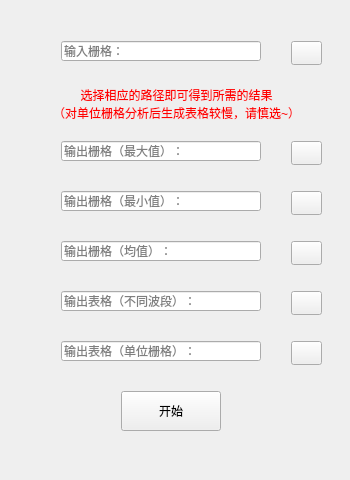
<?xml version="1.0" encoding="UTF-8"?>
<ui version="4.0">
 <class>RasterNeighborhoodStatisticsClass</class>
 <widget class="QWidget" name="RasterNeighborhoodStatisticsClass">
  <property name="geometry">
   <rect>
    <x>0</x>
    <y>0</y>
    <width>350</width>
    <height>480</height>
   </rect>
  </property>
  <property name="windowTitle">
   <string>RasterNeighborhoodStatistics</string>
  </property>
  <layout class="QHBoxLayout" name="horizontalLayout">
   <item>
    <widget class="QWidget" name="widget" native="true">
     <widget class="QLineEdit" name="lineEditGrid">
      <property name="geometry">
       <rect>
        <x>50</x>
        <y>30</y>
        <width>200</width>
        <height>20</height>
       </rect>
      </property>
      <property name="readOnly">
       <bool>true</bool>
      </property>
      <property name="placeholderText">
       <string>输入栅格：</string>
      </property>
     </widget>
     <widget class="QPushButton" name="openFile">
      <property name="geometry">
       <rect>
        <x>280</x>
        <y>30</y>
        <width>31</width>
        <height>24</height>
       </rect>
      </property>
      <property name="text">
       <string/>
      </property>
      <property name="icon">
       <iconset resource="login.qrc">
        <normaloff>:/login/res/openFile.png</normaloff>:/login/res/openFile.png</iconset>
      </property>
     </widget>
     <widget class="QPushButton" name="begin">
      <property name="geometry">
       <rect>
        <x>110</x>
        <y>380</y>
        <width>100</width>
        <height>40</height>
       </rect>
      </property>
      <property name="text">
       <string>开始</string>
      </property>
     </widget>
     <widget class="QLineEdit" name="lineEditWholeCSVResult">
      <property name="geometry">
       <rect>
        <x>50</x>
        <y>280</y>
        <width>200</width>
        <height>20</height>
       </rect>
      </property>
      <property name="readOnly">
       <bool>true</bool>
      </property>
      <property name="placeholderText">
       <string>输出表格（不同波段）：</string>
      </property>
     </widget>
     <widget class="QPushButton" name="saveMaxFile">
      <property name="geometry">
       <rect>
        <x>280</x>
        <y>130</y>
        <width>31</width>
        <height>24</height>
       </rect>
      </property>
      <property name="text">
       <string/>
      </property>
      <property name="icon">
       <iconset resource="login.qrc">
        <normaloff>:/login/res/saveFile.png</normaloff>:/login/res/saveFile.png</iconset>
      </property>
     </widget>
     <widget class="QLineEdit" name="lineEditMaxResult">
      <property name="geometry">
       <rect>
        <x>50</x>
        <y>130</y>
        <width>200</width>
        <height>20</height>
       </rect>
      </property>
      <property name="readOnly">
       <bool>true</bool>
      </property>
      <property name="placeholderText">
       <string>输出栅格（最大值）：</string>
      </property>
     </widget>
     <widget class="QLineEdit" name="lineEditMeanResult">
      <property name="geometry">
       <rect>
        <x>50</x>
        <y>230</y>
        <width>200</width>
        <height>20</height>
       </rect>
      </property>
      <property name="readOnly">
       <bool>true</bool>
      </property>
      <property name="placeholderText">
       <string>输出栅格（均值）：</string>
      </property>
     </widget>
     <widget class="QLineEdit" name="lineEditMinResult">
      <property name="geometry">
       <rect>
        <x>50</x>
        <y>180</y>
        <width>200</width>
        <height>20</height>
       </rect>
      </property>
      <property name="readOnly">
       <bool>true</bool>
      </property>
      <property name="placeholderText">
       <string>输出栅格（最小值）：</string>
      </property>
     </widget>
     <widget class="QPushButton" name="saveMinFile">
      <property name="geometry">
       <rect>
        <x>280</x>
        <y>180</y>
        <width>31</width>
        <height>24</height>
       </rect>
      </property>
      <property name="text">
       <string/>
      </property>
      <property name="icon">
       <iconset resource="login.qrc">
        <normaloff>:/login/res/saveFile.png</normaloff>:/login/res/saveFile.png</iconset>
      </property>
     </widget>
     <widget class="QPushButton" name="saveMeanFile">
      <property name="geometry">
       <rect>
        <x>280</x>
        <y>230</y>
        <width>31</width>
        <height>24</height>
       </rect>
      </property>
      <property name="text">
       <string/>
      </property>
      <property name="icon">
       <iconset resource="login.qrc">
        <normaloff>:/login/res/saveFile.png</normaloff>:/login/res/saveFile.png</iconset>
      </property>
     </widget>
     <widget class="QPushButton" name="saveWholeCSVFile">
      <property name="geometry">
       <rect>
        <x>280</x>
        <y>280</y>
        <width>31</width>
        <height>24</height>
       </rect>
      </property>
      <property name="text">
       <string/>
      </property>
      <property name="icon">
       <iconset resource="login.qrc">
        <normaloff>:/login/res/saveFile.png</normaloff>:/login/res/saveFile.png</iconset>
      </property>
     </widget>
     <widget class="QTextEdit" name="textEdit">
      <property name="geometry">
       <rect>
        <x>30</x>
        <y>70</y>
        <width>271</width>
        <height>51</height>
       </rect>
      </property>
      <property name="styleSheet">
       <string notr="true">background-color: transparent;</string>
      </property>
      <property name="readOnly">
       <bool>true</bool>
      </property>
      <property name="html">
       <string>&lt;!DOCTYPE HTML PUBLIC &quot;-//W3C//DTD HTML 4.0//EN&quot; &quot;http://www.w3.org/TR/REC-html40/strict.dtd&quot;&gt;
&lt;html&gt;&lt;head&gt;&lt;meta name=&quot;qrichtext&quot; content=&quot;1&quot; /&gt;&lt;meta charset=&quot;utf-8&quot; /&gt;&lt;style type=&quot;text/css&quot;&gt;
p, li { white-space: pre-wrap; }
hr { height: 1px; border-width: 0; }
li.unchecked::marker { content: &quot;\2610&quot;; }
li.checked::marker { content: &quot;\2612&quot;; }
&lt;/style&gt;&lt;/head&gt;&lt;body style=&quot; font-family:'Microsoft YaHei UI'; font-size:9pt; font-weight:400; font-style:normal;&quot;&gt;
&lt;p align=&quot;center&quot; style=&quot; margin-top:0px; margin-bottom:0px; margin-left:0px; margin-right:0px; -qt-block-indent:0; text-indent:0px;&quot;&gt;&lt;span style=&quot; color:#ff0000;&quot;&gt;选择相应的路径即可得到所需的结果&lt;/span&gt;&lt;/p&gt;
&lt;p align=&quot;center&quot; style=&quot; margin-top:0px; margin-bottom:0px; margin-left:0px; margin-right:0px; -qt-block-indent:0; text-indent:0px;&quot;&gt;&lt;span style=&quot; color:#ff0000;&quot;&gt;（对单位栅格分析后生成表格较慢，请慎选~）&lt;/span&gt;&lt;/p&gt;&lt;/body&gt;&lt;/html&gt;</string>
      </property>
     </widget>
     <widget class="QLineEdit" name="lineEditCSVResult">
      <property name="geometry">
       <rect>
        <x>50</x>
        <y>330</y>
        <width>200</width>
        <height>20</height>
       </rect>
      </property>
      <property name="readOnly">
       <bool>true</bool>
      </property>
      <property name="placeholderText">
       <string>输出表格（单位栅格）：</string>
      </property>
     </widget>
     <widget class="QPushButton" name="saveCSVFile">
      <property name="geometry">
       <rect>
        <x>280</x>
        <y>330</y>
        <width>31</width>
        <height>24</height>
       </rect>
      </property>
      <property name="text">
       <string/>
      </property>
      <property name="icon">
       <iconset resource="login.qrc">
        <normaloff>:/login/res/saveFile.png</normaloff>:/login/res/saveFile.png</iconset>
      </property>
     </widget>
    </widget>
   </item>
  </layout>
 </widget>
 <layoutdefault spacing="6" margin="11"/>
 <resources>
  <include location="login.qrc"/>
 </resources>
 <connections/>
</ui>
